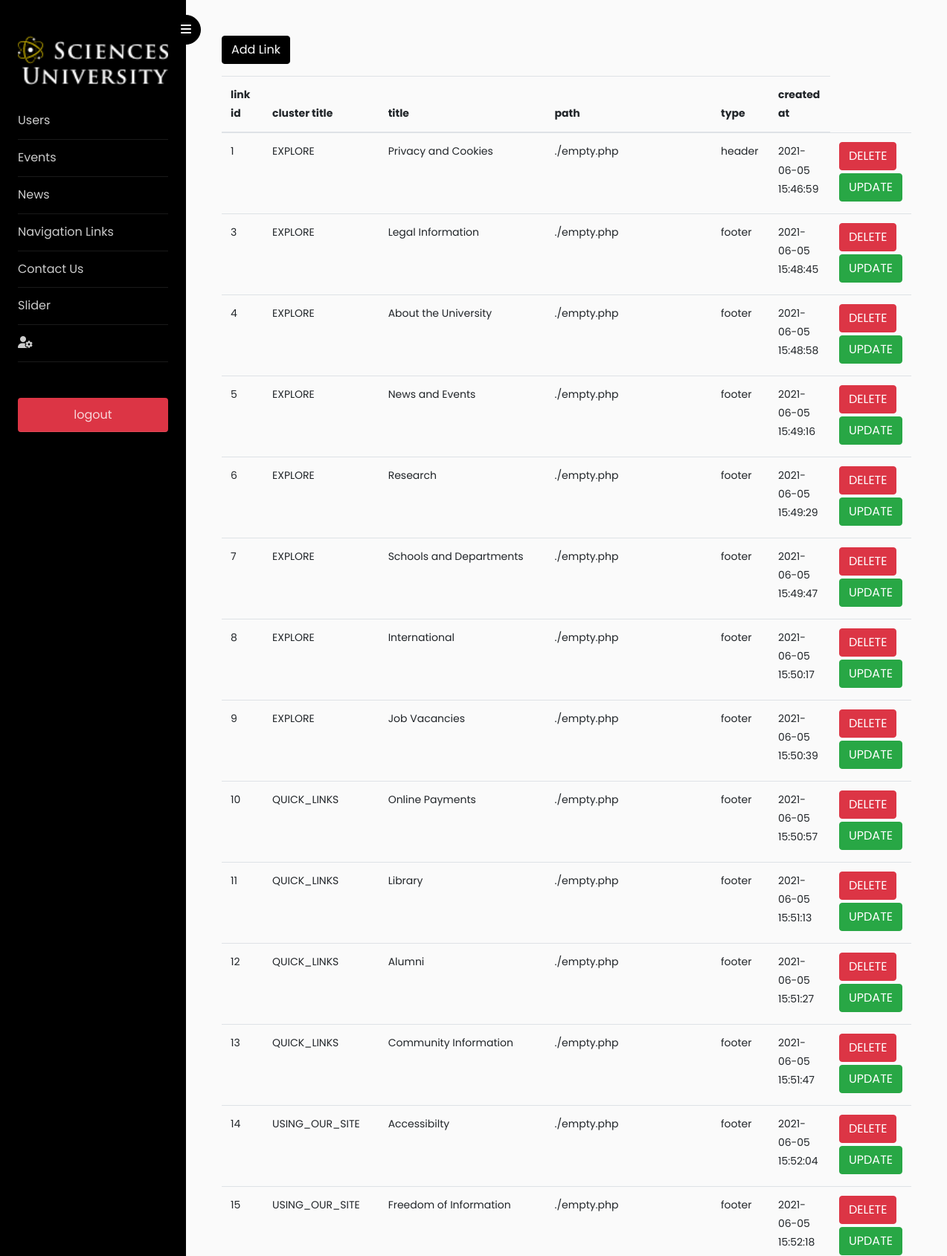
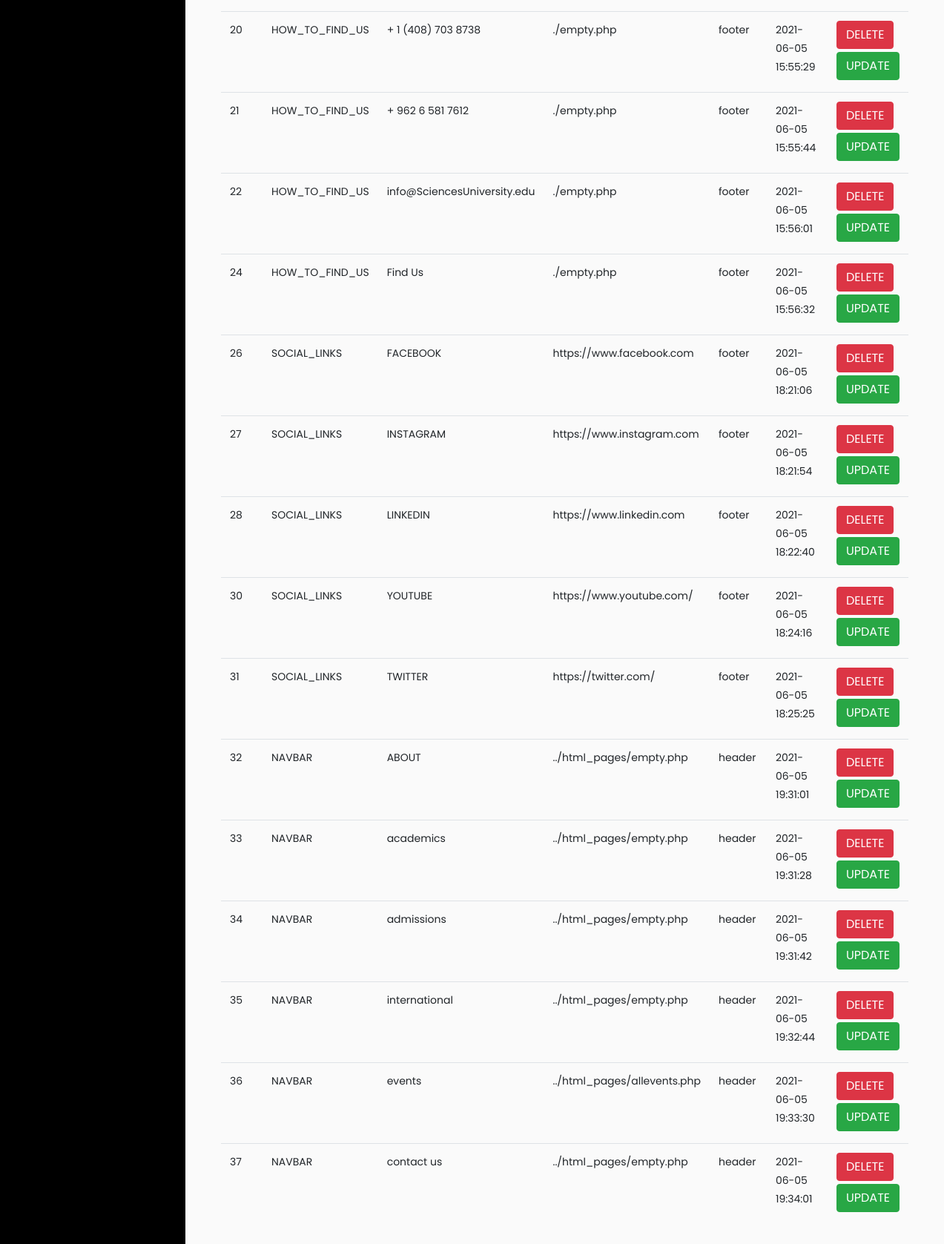
The app's page /html_pages/admin_pages/navigationLinks.php with its own data (2 pictures, top to bottom).
### tables this page shows
CREATE TABLE `navigationLinks` (
  `navigation_id` int(11) NOT NULL,
  `user_id` int(11) NOT NULL,
  `cluster_title` varchar(255) DEFAULT NULL,
  `title` varchar(255) NOT NULL,
  `path` text NOT NULL,
  `type` enum('header','footer') NOT NULL,
  `created_at` timestamp NOT NULL DEFAULT CURRENT_TIMESTAMP,
  `updated_at` timestamp NOT NULL DEFAULT CURRENT_TIMESTAMP ON UPDATE CURRENT_TIMESTAMP
);

### config/Database.php (called while the page is built, shortened)
<?php
class Database{
    private $host ='localhost';
    private $user ='root';
    private $pass ='123123';
    private $dbname ='su';
    private $dbh;
    private $stmt;
    public function __construct(){
		$dsn = 'mysql:host='. $this->host . ';dbname='. $this->dbname.'';
		$options = array(
			PDO::ATTR_PERSISTENT => true,
			PDO::ATTR_ERRMODE	 => PDO::ERRMODE_EXCEPTION
		);
		try {
			$this->dbh = new PDO($dsn, $this->user, $this->pass, $options);
		} catch(PDOException $e){
			$this->error = $e->getMessage();
		}
	}
	public function query($query){
		$this->stmt = $this->dbh->prepare($query);
	}
	public function execute(){
		return $this->stmt->execute();
	}
	public function resultset(){
		$this->execute();
		return $this->stmt->fetchAll(PDO::FETCH_ASSOC);
	}
}
?>

### entity/NavLinks.php (called while the page is built, shortened)
<?php
include_once(dirname(__FILE__).'/../config/Database.php');
 class NavLinks  extends Database{
     public function fetchAll() {
        $this->query('SELECT * FROM navigationLinks ORDER BY created_at   ');
         $this->execute();
         $row=$this->resultset();
         return $row;
     }
 }
?>

### html_pages/admin_pages/navigationLinks.php (the view, shortened to what this page needs)
<!doctype html>
<?php
require('../../entity/NavLinks.php');
$link = new NavLinks();
$row = $link->fetchAll();
?>
<html lang="en">
<?php include('../../includes/admin_includes/head.php') ?>
<body>
	<div class="wrapper d-flex align-items-stretch">
		<?php include('../../includes/admin_includes/sidebar.php') ?>
		<div id="content" class="p-4 p-md-5 pt-5 ml-auto">
			<p>
				<a class="btn btn-primary" data-toggle="collapse" href="#collapseExample" role="button" aria-expanded="false" aria-controls="collapseExample">
					Add Link
				</a>
			</p>
			<div class="table-responsive">
				<table class="table table-borderd">
					<thead>
						<tr>
							<th>link id</th>
							<th>cluster title</th>
							<th>title</th>
							<th>path</th>
							<th>type</th>
							<th>created at</th>
						</tr>
					</thead>
					<?php foreach ($row as $element) : ?>
						<tr style="width: 80%;">
							<td style="width: 10%;"><?php echo $element['navigation_id']; ?></td>
							<td style="width: 10%;"><?php echo $element['cluster_title']; ?></td>
							<td style="width: 10%;"><?php echo $element['title']; ?></td>
							<td style="width: 10%;"><?php echo $element['path']; ?></td>
							<td style="width: 10%;"><?php echo $element['type']; ?></td>
							<td style="width: 10%;"><?php echo $element['created_at']; ?></td>
							<td>
								<form action="<?php echo htmlspecialchars($_SERVER["PHP_SELF"]); ?>" method="GET">
									<button type="submit" name="delete-submit" class="btn btn-danger" onclick="return confirm('Are you sure?')">DELETE</button>
								</form>
								<a type="submit" name="edit_btn" class="btn btn-success my-1" href="./editLinks.php?ID=<?php echo $element['navigation_id']; ?>">UPDATE</butaton>
							</td>
						</tr>
					<?php endforeach; ?>
				</table>
			</div>
		</div>
	</div>
</body>
</html>

### records on screen
navigationlinks: navigation_id "1", cluster_title "EXPLORE", title "Privacy and Cookies", path "./empty.php", type "header", created_at "2021-06-05 15:46:59"
navigationlinks: navigation_id "3", cluster_title "EXPLORE", title "Legal Information", path "./empty.php", type "footer", created_at "2021-06-05 15:48:45"
navigationlinks: navigation_id "4", cluster_title "EXPLORE", title "About the University", path "./empty.php", type "footer", created_at "2021-06-05 15:48:58"
navigationlinks: navigation_id "5", cluster_title "EXPLORE", title "News and Events", path "./empty.php", type "footer", created_at "2021-06-05 15:49:16"
navigationlinks: navigation_id "6", cluster_title "EXPLORE", title "Research", path "./empty.php", type "footer", created_at "2021-06-05 15:49:29"
navigationlinks: navigation_id "7", cluster_title "EXPLORE", title "Schools and Departments", path "./empty.php", type "footer", created_at "2021-06-05 15:49:47"
navigationlinks: navigation_id "8", cluster_title "EXPLORE", title "International", path "./empty.php", type "footer", created_at "2021-06-05 15:50:17"
navigationlinks: navigation_id "9", cluster_title "EXPLORE", title "Job Vacancies", path "./empty.php", type "footer", created_at "2021-06-05 15:50:39"
navigationlinks: navigation_id "10", cluster_title "QUICK_LINKS", title "Online Payments", path "./empty.php", type "footer", created_at "2021-06-05 15:50:57"
navigationlinks: navigation_id "11", cluster_title "QUICK_LINKS", title "Library", path "./empty.php", type "footer", created_at "2021-06-05 15:51:13"
navigationlinks: navigation_id "12", cluster_title "QUICK_LINKS", title "Alumni", path "./empty.php", type "footer", created_at "2021-06-05 15:51:27"
navigationlinks: navigation_id "13", cluster_title "QUICK_LINKS", title "Community Information", path "./empty.php", type "footer", created_at "2021-06-05 15:51:47"
navigationlinks: navigation_id "14", cluster_title "USING_OUR_SITE", title "Accessibilty", path "./empty.php", type "footer", created_at "2021-06-05 15:52:04"
navigationlinks: navigation_id "15", cluster_title "USING_OUR_SITE", title "Freedom of Information", path "./empty.php", type "footer", created_at "2021-06-05 15:52:18"
navigationlinks: navigation_id "20", cluster_title "HOW_TO_FIND_US", title "+ 1 (408) 703 8738", path "./empty.php", type "footer", created_at "2021-06-05 15:55:29"
navigationlinks: navigation_id "21", cluster_title "HOW_TO_FIND_US", title "+ 962 6 581 7612", path "./empty.php", type "footer", created_at "2021-06-05 15:55:44"
navigationlinks: navigation_id "22", cluster_title "HOW_TO_FIND_US", title "info@SciencesUniversity.edu", path "./empty.php", type "footer", created_at "2021-06-05 15:56:01"
navigationlinks: navigation_id "24", cluster_title "HOW_TO_FIND_US", title "Find Us", path "./empty.php", type "footer", created_at "2021-06-05 15:56:32"
navigationlinks: navigation_id "26", cluster_title "SOCIAL_LINKS", title "FACEBOOK", path "https://www.facebook.com", type "footer", created_at "2021-06-05 18:21:06"
navigationlinks: navigation_id "27", cluster_title "SOCIAL_LINKS", title "INSTAGRAM", path "https://www.instagram.com", type "footer", created_at "2021-06-05 18:21:54"
navigationlinks: navigation_id "28", cluster_title "SOCIAL_LINKS", title "LINKEDIN", path "https://www.linkedin.com", type "footer", created_at "2021-06-05 18:22:40"
navigationlinks: navigation_id "30", cluster_title "SOCIAL_LINKS", title "YOUTUBE", path "https://www.youtube.com/", type "footer", created_at "2021-06-05 18:24:16"
navigationlinks: navigation_id "31", cluster_title "SOCIAL_LINKS", title "TWITTER", path "https://twitter.com/", type "footer", created_at "2021-06-05 18:25:25"
navigationlinks: navigation_id "32", cluster_title "NAVBAR", title "ABOUT", path "../html_pages/empty.php", type "header", created_at "2021-06-05 19:31:01"
navigationlinks: navigation_id "33", cluster_title "NAVBAR", title "academics", path "../html_pages/empty.php", type "header", created_at "2021-06-05 19:31:28"
navigationlinks: navigation_id "34", cluster_title "NAVBAR", title "admissions", path "../html_pages/empty.php", type "header", created_at "2021-06-05 19:31:42"
navigationlinks: navigation_id "35", cluster_title "NAVBAR", title "international", path "../html_pages/empty.php", type "header", created_at "2021-06-05 19:32:44"
navigationlinks: navigation_id "36", cluster_title "NAVBAR", title "events", path "../html_pages/allevents.php", type "header", created_at "2021-06-05 19:33:30"
navigationlinks: navigation_id "37", cluster_title "NAVBAR", title "contact us", path "../html_pages/empty.php", type "header", created_at "2021-06-05 19:34:01"
